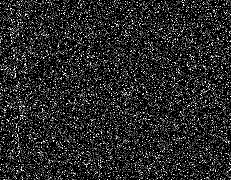
#> input picture Pioneer/p10c-sb-small.png, 231 x 180 px
$ python pioneer.py   (Python 2 division)
#> lines starting #> are read from the running program, lines starting #| are printed output that depends on the picture
from pylab import plot, show, figure, imread, imshow, clf, savefig, xlim, ylim, axhline, figimage, subplot
from numpy import mean, ones
import numpy

def smooth(x,window_len=11,window='hanning'):
    """smooth the data using a window with requested size.

    This method is based on the convolution of a scaled window with the signal.
    The signal is prepared by introducing reflected copies of the signal
    (with the window size) in both ends so that transient parts are minimized
    in the begining and end part of the output signal.

    input:
        x: the input signal
        window_len: the dimension of the smoothing window; should be an odd integer
        window: the type of window from 'flat', 'hanning', 'hamming', 'bartlett', 'blackman'
            flat window will produce a moving average smoothing.

    output:
        the smoothed signal

    example:

    t=linspace(-2,2,0.1)
    x=sin(t)+randn(len(t))*0.1
    y=smooth(x)

    see also:

    numpy.hanning, numpy.hamming, numpy.bartlett, numpy.blackman, numpy.convolve
    scipy.signal.lfilter

    TODO: the window parameter could be the window itself if an array instead of a string
    """

    if x.ndim != 1:
        raise ValueError, "smooth only accepts 1 dimension arrays."

    if x.size < window_len:
        raise ValueError, "Input vector needs to be bigger than window size."


    if window_len<3:
        return x


    if not window in ['flat', 'hanning', 'hamming', 'bartlett', 'blackman']:
        raise ValueError, "Window is on of 'flat', 'hanning', 'hamming', 'bartlett', 'blackman'"


    s=numpy.r_[2*x[0]-x[window_len:1:-1],x,2*x[-1]-x[-1:-window_len:-1]]
    #print(len(s))
    if window == 'flat': #moving average
        w=ones(window_len,'d')
    else:
        w=eval('numpy.'+window+'(window_len)')

    y=numpy.convolve(w/w.sum(),s,mode='same')
    return y[window_len-1:-window_len+1]


im = imread('p10c-sb-small.png')
#> im is the input picture: shape (180, 231, 4) float32; mean R, G, B, A 0.154, 0.154, 0.154, 1

figure()
# [7 lines of commented-out code are left out]
ywin = 20
xwin = 3
for i in range(180-ywin,0,-1):
    print i
    avg = mean((4*im[i:i+ywin,:,0])**2,0)
    avg = smooth(avg,xwin,'flat')
    #print im[i:i+3,:,0]
    #print avg
    clf()
    subplot(211)
    plot(avg)
    ylim(0,4)
    subplot(212)
    imshow(im)
    axhline(i, c='r')
    savefig('p10c-%04i.png' % (180-ywin-i))
#> this loop made 160 passes
#> pass 1, `savefig('p10c-%04i.png' % (180-ywin-i))`:
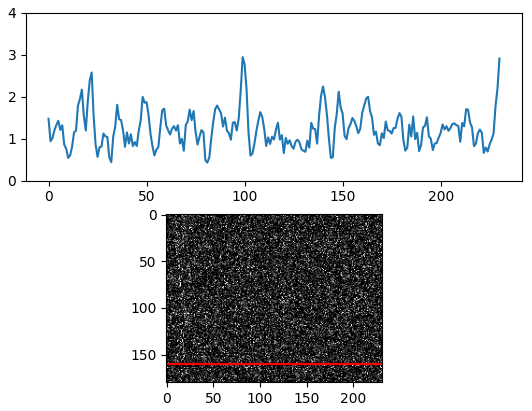
#> figure drawn by matplotlib, 2 panels; panel 1: curve peaks at x = 99, y = 2.94
#> pass 2, `savefig('p10c-%04i.png' % (180-ywin-i))`:
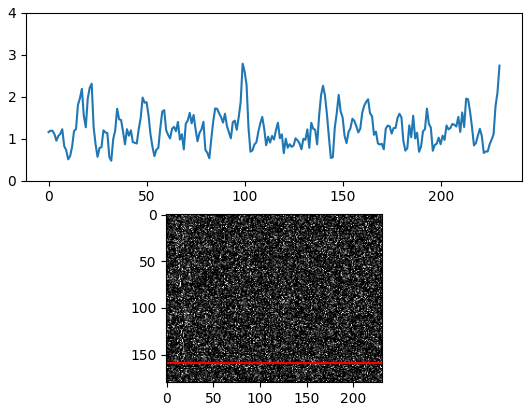
#> figure drawn by matplotlib, 2 panels; panel 1: curve peaks at x = 99, y = 2.78
    #break

show()
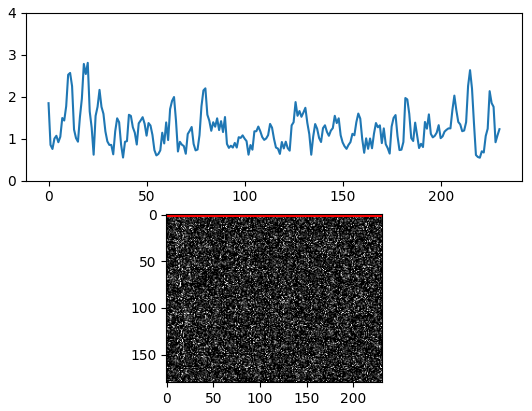
#> figure drawn by matplotlib, 2 panels; panel 1: curve peaks at x = 20, y = 2.8
